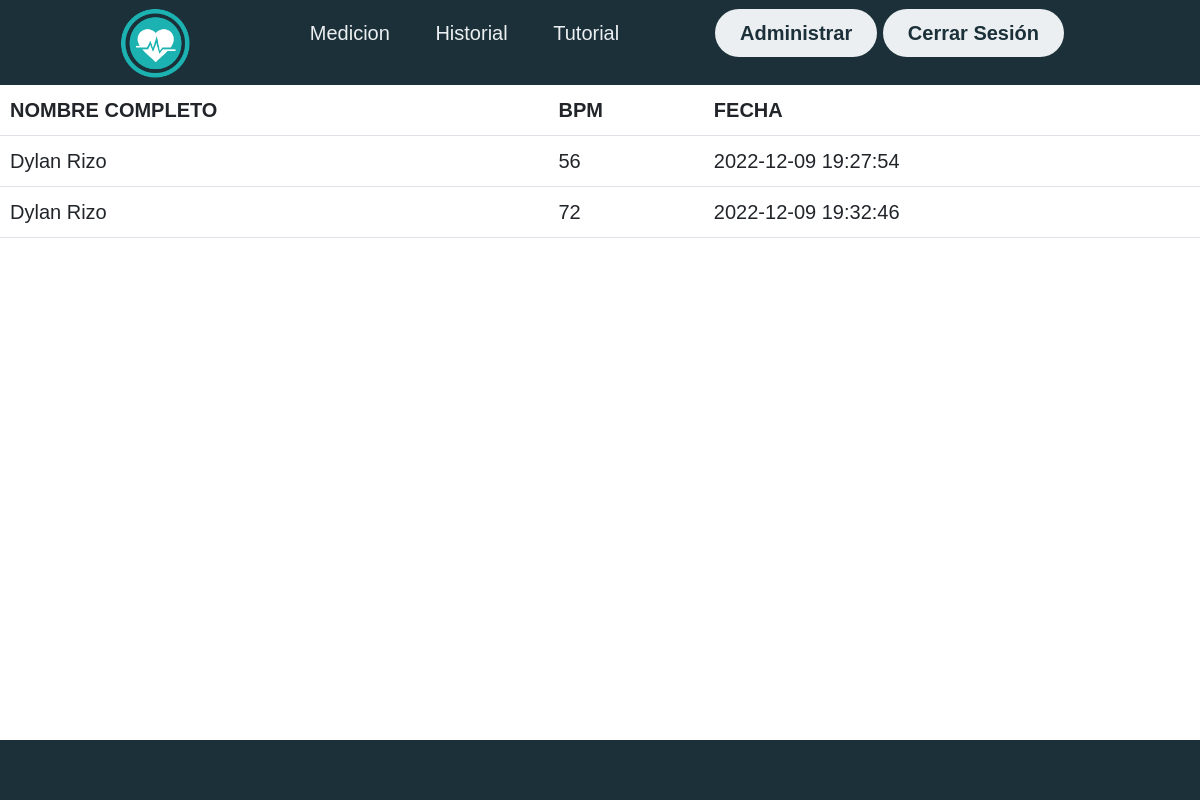
Screenshot of /historial (signed in) with the database file from the repository.
### tables this page shows
CREATE TABLE datos (
    usuario_id INTEGER,
    Bpm        INTEGER,
    Fecha      DATETIME
);

CREATE TABLE usuarios (
    id             INTEGER PRIMARY KEY AUTOINCREMENT,
    NombreCompleto TEXT    NOT NULL,
    Edad           INTEGER NOT NULL,
    Usuario        TEXT    NOT NULL
                           UNIQUE,
    Correo         TEXT    NOT NULL
                           UNIQUE,
    Clave          TEXT    NOT NULL
);

### app.py (the view)
@app.route("/historial")
def historial():
    usuario_id = session['id_usuario']
    historial = db.execute("SELECT * FROM usuarios JOIN datos ON id = usuario_id WHERE usuario_id = :id", id=usuario_id)
    return render_template("historial.html", datos=historial)

### templates/historial.html (shortened to what this page needs)
{% extends "base.html" %}
{% block body %}
<table class="table">
    <thead>
        <tr>
            <th scope="col">NOMBRE COMPLETO</th>
            <th scope="col">BPM</th>
            <th scope="col">FECHA</th>
        </tr>
    </thead>
    <tbody>
        {% for i in datos %}
        <tr>
            <td>{{ i["NombreCompleto"] }}</td>
            <td>{{ i["Bpm"] }}</td>
            <td>{{ i["Fecha"] }}</td>
        </tr>
        {% endfor %}
    </tbody>
</table>
{% endblock %}

### static/CSS/layout.css (style rules this page uses)
* { box-sizing: border-box; margin: 0; padding: 0; font-family: 'Nunito', sans-serif; font-size: 20px; }
body { background-color: white; }
html { min-height: 100%; position: relative; }

### rows the page displays
datos: NombreCompleto "Dylan Rizo", Bpm "56", Fecha "2022-12-09 19:27:54"
datos: NombreCompleto "Dylan Rizo", Bpm "72", Fecha "2022-12-09 19:32:46"
